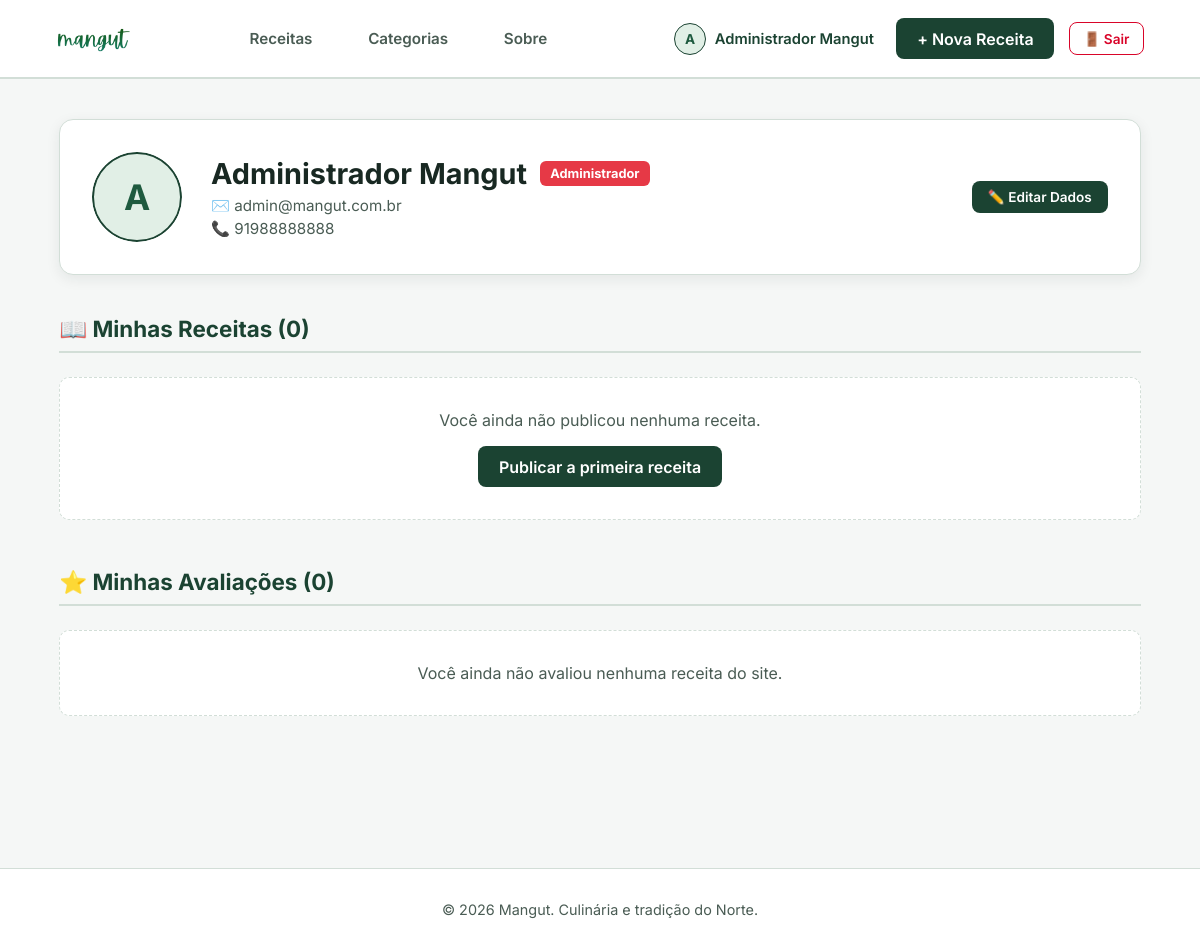
/perfil (signed in), run on an earlier commit of the app's database.
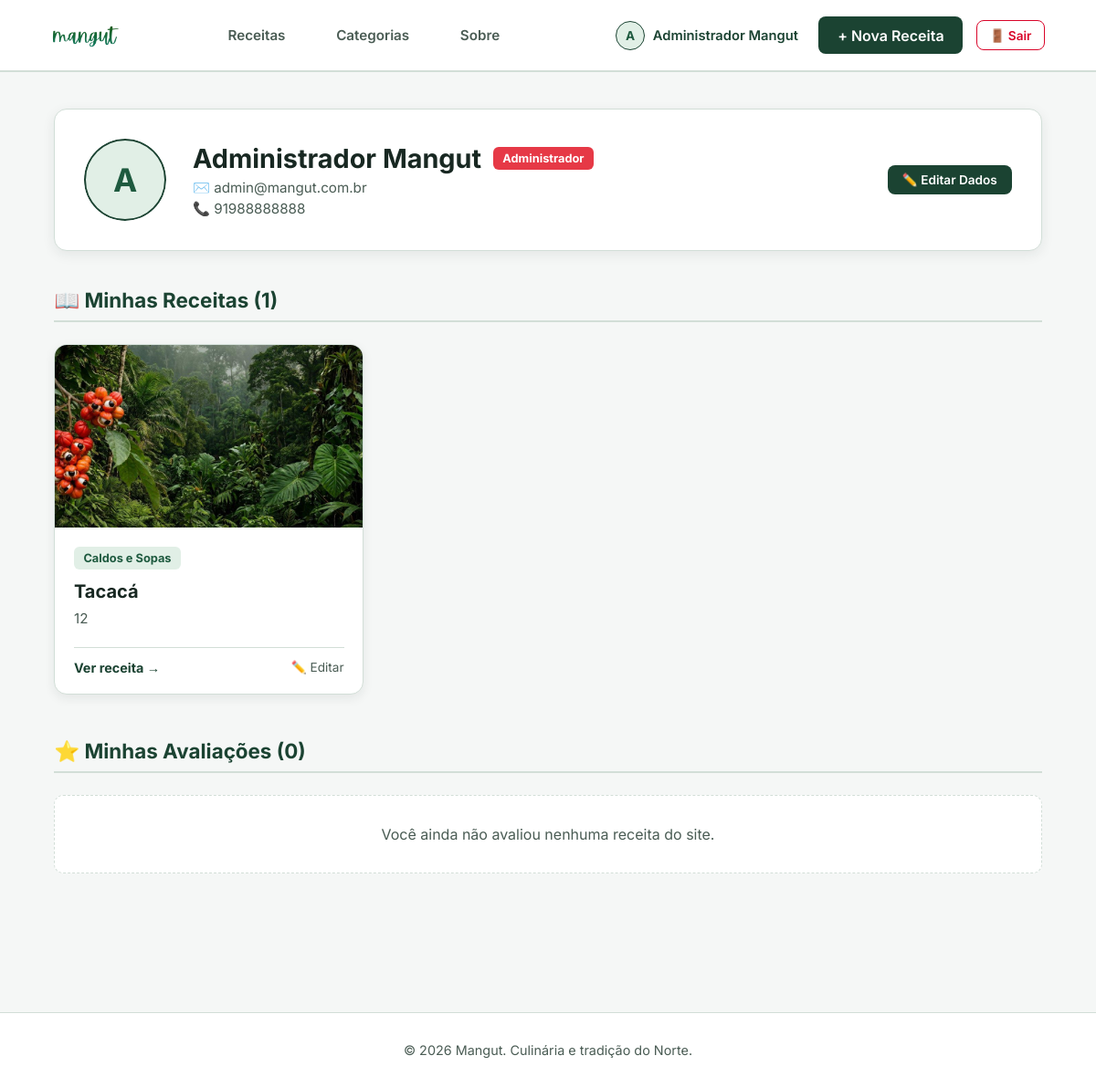
And on a later commit of the database.
### app/models.py (models this page shows, shortened)
class Gastronomo(UserMixin, db.Model):
    __tablename__ = 'gastronomos'
    idgastronomos = db.Column(db.Integer, primary_key=True)
    nome = db.Column(db.String(100), nullable=False)
    email = db.Column(db.String(120), unique=True, nullable=False)
    senha = db.Column(db.String(255), nullable=False)
    telefone = db.Column(db.String(20), nullable=True)
    foto_perfil = db.Column(db.String(255), nullable=True)
    is_admin = db.Column(db.Boolean, default=False)
    receitas = db.relationship('Receita', back_populates='autor', lazy=True)
    avaliacoes = db.relationship('AvaliacaoReceita', back_populates='usuario', lazy=True, cascade='all, delete-orphan')
    pastas = db.relationship('PastaReceitas', back_populates='usuario', lazy=True, cascade='all, delete-orphan')

class Receita(db.Model):
    __tablename__ = 'receitas'
    idreceitas = db.Column(db.Integer, primary_key=True)
    nome = db.Column(db.String(100), nullable=False)
    descricao = db.Column(db.Text, nullable=False)
    lista_ingredientes = db.Column(db.Text, nullable=False)
    modo_preparo = db.Column(db.Text, nullable=False)
    imagem_url = db.Column(db.String(255), nullable=True)
    visualizacoes = db.Column(db.Integer, default=0)
    status = db.Column(db.String(20), default='ativo')
    data_criacao = db.Column(db.DateTime, default=datetime.utcnow)
    categoria_idcategoria = db.Column(db.Integer, db.ForeignKey('categoria.idcategoria'), nullable=False)
    gastronomos_idgastronomos = db.Column(db.Integer, db.ForeignKey('gastronomos.idgastronomos'), nullable=False)
    categoria_rel = db.relationship('Categoria', back_populates='receitas')
    autor = db.relationship('Gastronomo', back_populates='receitas')
    avaliacoes = db.relationship('AvaliacaoReceita', back_populates='receita', lazy=True, cascade='all, delete-orphan')

class Categoria(db.Model):
    __tablename__ = 'categoria'
    idcategoria = db.Column(db.Integer, primary_key=True)
    nome = db.Column(db.String(50), nullable=False)
    receitas = db.relationship('Receita', back_populates='categoria_rel', lazy=True)

### app/routes.py (the view, shortened to what this page needs)
@main.route('/perfil')
@login_required
def perfil():
    receitas_usuario = formatar_receitas(Receita.query.filter_by(gastronomos_idgastronomos=current_user.idgastronomos))
    avaliacoes_usuario = AvaliacaoReceita.query.filter_by(gastronomos_idgastronomos=current_user.idgastronomos).all()
    avaliacoes_formatadas = []
    return render_template(
        'perfil.html',
        usuario=current_user,
        receitas=receitas_usuario,
        avaliacoes=avaliacoes_formatadas
    )

### app/routes.py (called while the page is built)
def formatar_receitas(query_obj):
    receitas_db = query_obj.all()
    formatadas = []
    for r in receitas_db:
        avaliacoes = AvaliacaoReceita.query.filter_by(receitas_idreceitas=r.idreceitas).all()
        qtd = len(avaliacoes)
        media = round(sum(a.avaliacoes for a in avaliacoes) / qtd, 1) if qtd > 0 else 0.0
        formatadas.append({
            "id": r.idreceitas,
            "nome": r.nome,
            "categoria": r.categoria_rel.nome,
            "categoria_id": r.categoria_idcategoria,
            "descricao": r.descricao,
            "imagem_url": r.imagem_url,  # 🟢 Fica None caso não exista foto
            "media_estrelas": media,
            "qtd_avaliacoes": qtd
        })
    return formatadas

### app/templates/perfil.html (shortened to what this page needs)
<!DOCTYPE html>
<html lang="pt-br">
<head>
    <link rel="stylesheet" href="{{ url_for('static', filename='css/style.css') }}">
    <link rel="stylesheet" href="https://cdnjs.cloudflare.com/ajax/libs/cropperjs/1.5.13/cropper.min.css">
</head>
<body>
    <header class="navbar">
        <a href="/" class="logo-link">
            <img src="{{ url_for('static', filename='img/logo.png') }}" alt="Logo Mangut" class="navbar-logo">
        </a>
        <nav class="nav-links">
            <a href="/receitas">Receitas</a>
            <a href="/categorias">Categorias</a>
            <a href="/sobre">Sobre</a>
        </nav>
        <div class="nav-actions">
            <a href="/perfil" class="navbar-user-link">
                {% if usuario.foto_perfil %}
                    <img src="{{ usuario.foto_perfil }}" alt="{{ usuario.nome }}" class="navbar-avatar-thumb">
                {% else %}
                    <span class="navbar-avatar-placeholder">{{ usuario.nome[0] | upper }}</span>
                {% endif %}
                <span>{{ usuario.nome }}</span>
            </a>
            <a href="/receita/nova" class="btn-primary">+ Nova Receita</a>
            <a href="/logout" class="btn-logout" title="Sair do sistema">🚪 Sair</a>
        </div>
    </header>
    <main class="container">
        <section class="profile-header-card">
            <div class="profile-avatar-clickable" onclick="abrirVisualizadorFoto()" title="Clique para ver ou alterar sua foto">
                {% if usuario.foto_perfil %}
                    <img src="{{ usuario.foto_perfil }}" alt="{{ usuario.nome }}" id="avatar-img-principal">
                {% else %}
                    <div class="profile-avatar" style="width: 100%; height: 100%;">
                        <span>{{ usuario.nome[0] | upper }}</span>
                    </div>
                {% endif %}
            </div>
            <div class="profile-details">
                <div style="display: flex; align-items: center; justify-content: space-between; flex-wrap: wrap; gap: 1rem;">
                    <div>
                        <div style="display: flex; align-items: center; gap: 0.8rem;">
                            <h1>{{ usuario.nome }}</h1>
                            {% if usuario.is_admin %}
                                <span class="card-tag" style="background: #e63946; color: white;">Administrador</span>
                            {% else %}
                                <span class="card-tag">Gastrônomo</span>
                            {% endif %}
                        </div>
                        <p class="profile-email">✉️ {{ usuario.email }}</p>
                        <p class="profile-phone">📞 {{ usuario.telefone or 'Nenhum telefone cadastrado' }}</p>
                    </div>
                    <button onclick="document.getElementById('edit-profile-modal').style.display='flex'" class="btn-primary" style="font-size: 0.85rem; padding: 0.5rem 1rem;">
                        ✏️ Editar Dados
                    </button>
                </div>
            </div>
        </section>
        <section class="profile-section">
            <h2>📖 Minhas Receitas ({{ receitas|length }})</h2>
            {% if receitas %}
                <div class="recipe-grid">
                    {% for receita in receitas %}
                    <div style="display: flex; flex-direction: column; background: var(--bg-card); border-radius: 14px; border: 1px solid var(--border-color); box-shadow: 0 4px 12px var(--card-shadow); overflow: hidden;">
                        {% if receita.imagem_url %}
                            <img src="{{ receita.imagem_url }}" alt="{{ receita.nome }}" class="card-img">
                        {% endif %}
                        <div class="card-content" style="flex: 1; display: flex; flex-direction: column; justify-content: space-between; padding: 1.3rem;">
                            <div>
                                <span class="card-tag">{{ receita.categoria }}</span>
                                <h3 style="margin: 0.8rem 0 0.4rem 0; font-size: 1.25rem;">{{ receita.nome }}</h3>
                                <p style="color: var(--text-secondary); font-size: 0.95rem; line-height: 1.5;">{{ receita.descricao }}</p>
                            </div>
                            <div style="display: flex; justify-content: space-between; align-items: center; margin-top: 1.2rem; border-top: 1px solid var(--border-color); padding-top: 0.8rem;">
                                <a href="{{ url_for('main.detalhe_receita', id=receita.id) }}" style="color: var(--text-accent); font-weight: 700; text-decoration: none; font-size: 0.9rem;">Ver receita →</a>
                                <a href="{{ url_for('main.formulario_editar_receita', id=receita.id) }}" style="color: var(--text-secondary); font-size: 0.85rem; text-decoration: none;">✏️ Editar</a>
                            </div>
                        </div>
                    </div>
                    {% endfor %}
                </div>
            {% else %}
                <div style="background: var(--bg-card); padding: 2rem; border-radius: 10px; border: 1px dashed var(--border-color); text-align: center;">
                    <p style="color: var(--text-secondary);">Você ainda não publicou nenhuma receita.</p>
                    <a href="/receita/nova" class="btn-primary" style="margin-top: 1rem;">Publicar a primeira receita</a>
                </div>
            {% endif %}
        </section>
        <section class="profile-section">
            <h2>⭐ Minhas Avaliações ({{ avaliacoes|length }})</h2>
            {% if avaliacoes %}
                <div>
                    {% for av in avaliacoes %}
                    <div class="review-card-item">
                        <div style="display: flex; justify-content: space-between; align-items: center; margin-bottom: 0.4rem;">
                            <a href="{{ url_for('main.detalhe_receita', id=av.receita_id) }}" style="text-decoration: none; font-weight: 700; color: var(--text-accent); font-size: 1.05rem;">
                                🍲 {{ av.receita_nome }}
                            </a>
                            <div style="color: #ffb703; font-size: 1.1rem;">
                                {% for i in range(av.nota) %}★{% endfor %}
                            </div>
                        </div>
                        {% if av.comentario and av.comentario != 'None' %}
                            <p style="color: var(--text-secondary); font-style: italic; margin-top: 0.3rem;">"{{ av.comentario }}"</p>
                        {% else %}
                            <p style="color: var(--text-secondary); font-size: 0.85rem; font-style: italic; margin-top: 0.3rem;">(Avaliação realizada apenas por nota)</p>
                        {% endif %}
                    </div>
                    {% endfor %}
                </div>
            {% else %}
                <div style="background: var(--bg-card); padding: 2rem; border-radius: 10px; border: 1px dashed var(--border-color); text-align: center;">
                    <p style="color: var(--text-secondary);">Você ainda não avaliou nenhuma receita do site.</p>
                </div>
            {% endif %}
        </section>
    </main>
    <footer>
        <p>&copy; 2026 Mangut. Culinária e tradição do Norte.</p>
    </footer>
</body>
</html>

What changed in the data, as far as the page shows it:
now on this page (row edited): Receita: imagem_url (picture), nome "Tacacá", descricao "12"
now on this page (row unchanged): Categoria: categoria "Caldos e Sopas"
Also different on the page:
{{ receitas|length }}: "0" → "1"
new list line: "Ver receita → ✏️ Editar"
text no longer shown: "Você ainda não publicou nenhuma receita. Publicar a primeira receita"
